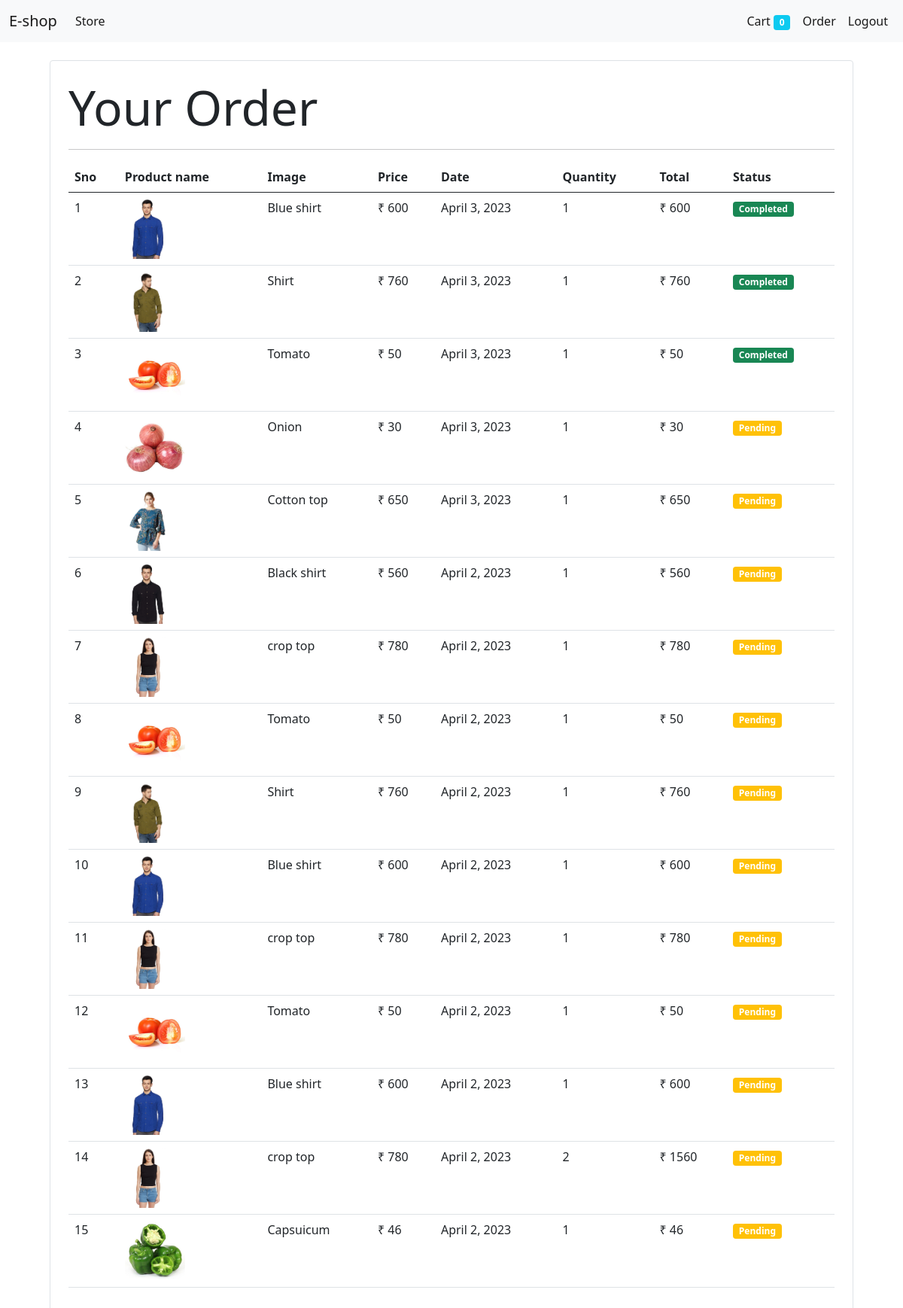
Screenshot of /order (signed in) with the database file from the repository.
### store/models.py (models this page shows, shortened)
class Order(models.Model):
    products = models.ForeignKey(Product, on_delete=models.CASCADE)
    customer = models.ForeignKey(Customer, on_delete=models.CASCADE)
    quantity = models.IntegerField(default=1)
    price = models.IntegerField()
    address = models.CharField(max_length=100, blank=True)
    phone = models.CharField(max_length=15, blank=True)
    date = models.DateField(auto_now=True)
    status = models.BooleanField(default=False)
    class Meta:
        db_table = "order"
    @staticmethod
    def get_orders_by_customer(customer_id):
        return Order.objects.filter(customer=customer_id).order_by('-date')

class Product(models.Model):
    name = models.CharField(max_length=50)
    price = models.IntegerField(default=0)
    category = models.ForeignKey(Category, on_delete=models.CASCADE,default=1)
    description = models.CharField(max_length=200, default="")
    image = models.ImageField(upload_to='uploads/products/')
    class Meta:
        app_label = "store"
        db_table = "product"

### store/views/orders.py (the view)
# urls.py: path('order',orders.Orders.as_view(),name='orders')
class Orders(View):
    @method_decorator(auth_middleware)
    def get(self, request):
        customer = request.session.get('customer')
        orders = Order.get_orders_by_customer(customer)
        return render(request, 'orders.html', {'products':orders})

### store/templatetags/custom_filter.py (called while the page is built)
@register.filter(name="currency")
def currency(number):
    return "₹ " + str(number)

@register.filter(name="multiply")
def multiply(number, no1):
    return number * no1

### store/templates/orders.html
{% extends 'base.html' %}
{% block content %}
{% load cart%}
{% load custom_filter %}
<div class="container">
    <div class="border rounded p-4 m-4">
        <p class="display-3 pl-4 ml-4">Your Order</p>
        <hr>
        <table class="table">
            <thead>
                <tr>
                    <th>Sno</th>
                    <th>Product name</th>
                    <th>Image</th>
                    <th>Price</th>
                    <th>Date</th>
                    <th>Quantity</th>
                    <th>Total</th>
                    <th>Status</th>
                </tr>
            </thead>
            <tbody>
                {% for order in products %}
                <tr>
                    <td scope="row">{{forloop.counter}}</td>
                    <td><img style="height:80px" src="{{order.products.image.url}}" alt="" srcset=""></td>
                    <td>{{order.products.name}}</td>
                    <td>{{order.price|currency}}</td>
                    <td>{{order.date}}</td>
                    <td>{{order.quantity}}</td>
                    <td>{{order.quantity|multiply:order.price|currency}}</td>
                    {% if order.status %}
                    <td><small class="badge bg-success">Completed</small></td>
                    {% else %}
                    <td><small class="badge bg-warning">Pending</small></td>
                    {%endif%}
                </tr>
                {%endfor%}
            </tbody>
        </table>
    </div>
</div>
{% endblock %}

### rows the page displays
Order: products.image (picture), products.name "Blue shirt", price "₹ 600", date "April 3, 2023", quantity "1", quantity|multiply "₹ 600", status "Completed"
Order: products.image (picture), products.name "Shirt", price "₹ 760", date "April 3, 2023", quantity "1", quantity|multiply "₹ 760", status "Completed"
Order: products.image (picture), products.name "Tomato", price "₹ 50", date "April 3, 2023", quantity "1", quantity|multiply "₹ 50", status "Completed"
Order: products.image (picture), products.name "Onion", price "₹ 30", date "April 3, 2023", quantity "1", quantity|multiply "₹ 30", status "Pending"
Order: products.image (picture), products.name "Cotton top", price "₹ 650", date "April 3, 2023", quantity "1", quantity|multiply "₹ 650", status "Pending"
Order: products.image (picture), products.name "Black shirt", price "₹ 560", date "April 2, 2023", quantity "1", quantity|multiply "₹ 560", status "Pending"
Order: products.image (picture), products.name "crop top", price "₹ 780", date "April 2, 2023", quantity "1", quantity|multiply "₹ 780", status "Pending"
Order: products.image (picture), products.name "Tomato", price "₹ 50", date "April 2, 2023", quantity "1", quantity|multiply "₹ 50", status "Pending"
Order: products.image (picture), products.name "Shirt", price "₹ 760", date "April 2, 2023", quantity "1", quantity|multiply "₹ 760", status "Pending"
Order: products.image (picture), products.name "Blue shirt", price "₹ 600", date "April 2, 2023", quantity "1", quantity|multiply "₹ 600", status "Pending"
Order: products.image (picture), products.name "crop top", price "₹ 780", date "April 2, 2023", quantity "1", quantity|multiply "₹ 780", status "Pending"
Order: products.image (picture), products.name "Tomato", price "₹ 50", date "April 2, 2023", quantity "1", quantity|multiply "₹ 50", status "Pending"
Order: products.image (picture), products.name "Blue shirt", price "₹ 600", date "April 2, 2023", quantity "1", quantity|multiply "₹ 600", status "Pending"
Order: products.image (picture), products.name "crop top", price "₹ 780", date "April 2, 2023", quantity "2", quantity|multiply "₹ 1560", status "Pending"
Order: products.image (picture), products.name "Capsuicum", price "₹ 46", date "April 2, 2023", quantity "1", quantity|multiply "₹ 46", status "Pending"

### other values shown
{{ request.session.cart.keys|length }} "0"
